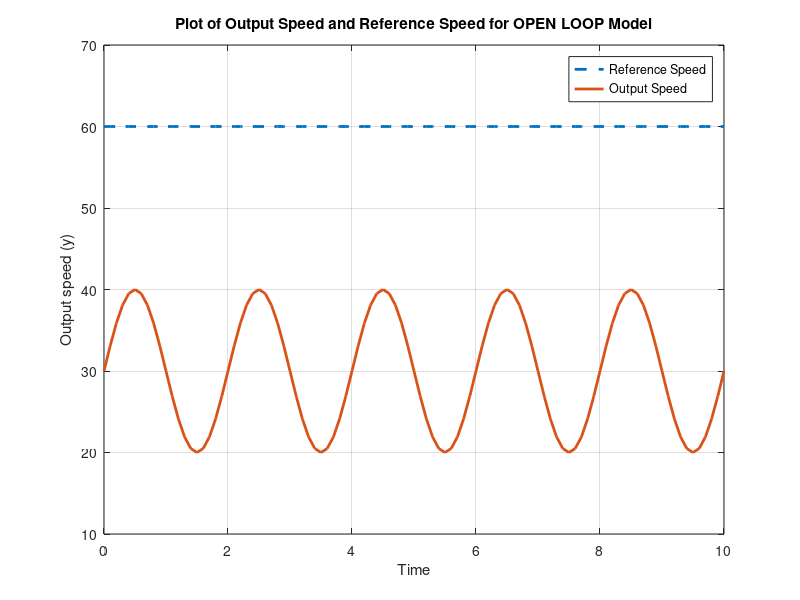
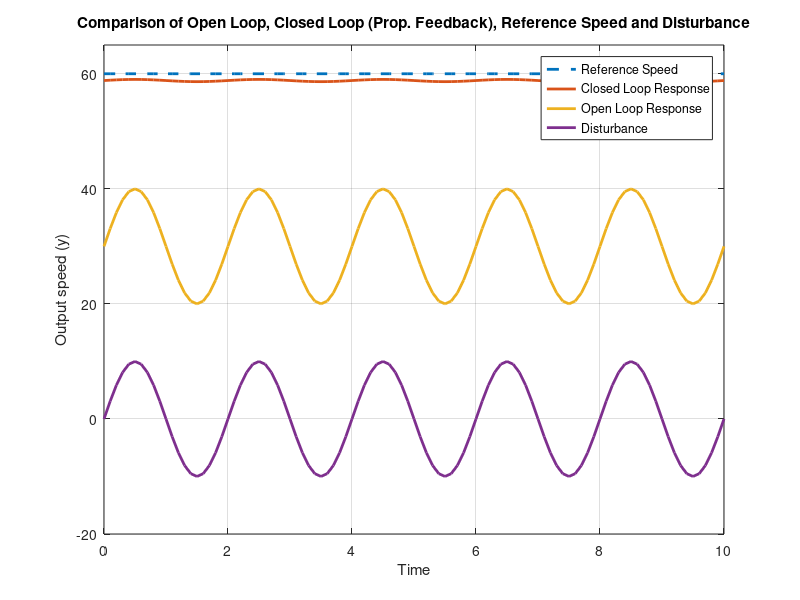

These figures' MATLAB source, in order: (Note: this script raises an error after producing the figures.)
clc
clear all
close all
%% Cruise Controller
% Japnit Sethi
% % 
% *Benefits of Feedback:*
%% 
% * Stability
% * uncertainty in the plant
% * disturbance
%% 
% *Situation:* cruise control of a car on a terrain with some disturbances that 
% the open-loop model is not aware of, including some model uncertainties like 
% messed up tire angle, winds etc.
% 
% *Input*: stepping on gas/break pedal (u)
% 
% *Output*: speed (y)
% 
% % 
% %% Open loop model 
% % 
% Let's just assume in our crude model for the system it is y = 2.u i.e if we 
% put a foot down the gas pedal for every 2 units of force on the pedal, it produces 
% a unit of speed to the car.
% 
% Assuming I have some r*eference speed 'r'* I want to track, then for y to 
% be equal to r, i would have to push pedal such that:
% 
% 2.u = r $\Leftrightarrow$ $u_{\mathrm{OL}}$ = $\frac{r}{2}$
% 
% Note: Now see in the open-loop model there is no accountability for the disturbance 
% and the uncertainty. 
% 
% Now going for the True Model:
% 
% y = u + d $\Leftrightarrow$ $y_{\mathrm{OL}}$ = $\frac{r}{2}$ + d , and thus 
% we can see all of our disturbances pass right though our open loop system and 
% has no way of correcting it
% 
% % 
% Equation of Motion:
% 
% y = 2.u

t = 0:0.1:10;                           % time 0 to 10 units

wr = 60 + 0*t;                          % reference speed
d = 10*sin(pi*t);                       % disturbance

% Below the open loop model is purely based on the model of the car, so it
% has a model of P = 2, that is if we hit the pedal then car speeds up by
% twice the units
aModel = 2;                             % y = aModel*u

% But in reality since we have some uncertainty, and in reality our pedal
% is just have as responsive
aTrue = 1;                              % y = aTrue*u

uOL = wr/aModel;                        % Open-loop u based on model, Foreg. uOl = r/2, here 2 is Model of the car
yOL = aTrue*uOL + d;                    % Open-loop response, the correcting for response with true model i.e 1; 1*(r/2) + d

figure()
plot(t, wr, 'linewidth', 2, 'linestyle', '--');
hold on
grid on
plot(t, yOL, 'linewidth', 2);
% Setting figure background color to grey
% set(gca,'Color', [0.75 0.75 0.75]);

title('Plot of Output Speed and Reference Speed for OPEN LOOP Model');
xlabel('Time')
ylabel('Output speed (y)')
legend('Reference Speed', 'Output Speed');
xlim([0 t(end)]);
ylim([10 70]);
hold off

% In order to maximize the figure window in Windows
set(gcf, 'Units', 'Normalized', 'OuterPosition', [0, 0.04, 1, 0.96]);
%% Closed Loop (Proportional Control)
% % 
% So in order to account for our disturbances we close the loop, and subtract 
% the output y from the reference speed r which gives us our error $\varepsilon$, 
% and thus now we choose the controller with gain k such that the error is diminished 
% to 0.
% 
% Assuming that for the True car model it has a transfer function P
% 
% Therefore:
% 
% $u_{\mathrm{CL}}$ = K.$\varepsilon$ = K.(r - y)
% 
% $y_{\mathrm{CL}}$ = P.$u_{\mathrm{CL}}$ + d = P.K.r - P.K.$y_{\mathrm{CL}}$ 
% + d  $\Leftrightarrow \;$ (1 + P.K).$y_{\mathrm{CL}}$ = P.k.r + d   $\Leftrightarrow 
% \;$  $y_{\mathrm{CL}}$ = $\frac{P\ldotp K}{1+\mathrm{PK}}r$  + $\frac{1}{1+\mathrm{PK}}\ldotp 
% d$
% 
% Note: in the above for Y closed loop we want the term $\frac{P\ldotp K}{1+\mathrm{PK}}$ 
% to be equal to 1 so our reference tracking be good, and we want $\frac{1}{1+\mathrm{PK}}$ 
% this to be 0 so we completely diminish the disturbance.
% 
% And for the above to happen we want to make our proportional gain K be huge

K = 50;                                                 % Proportional Feedback gain, u = K(wr - y)
yCL = aTrue*K/(1 + aTrue*K)*wr + d/(1 + aTrue*K);       % Closed Loop response with Proportional feedback

figure()
plot(t, wr, 'linewidth', 2, 'linestyle', '--');
hold on
grid on
plot(t, yCL, 'linewidth', 2);
plot(t, yOL, 'linewidth', 2);
plot(t, d, 'linewidth', 2);
% Setting figure background color to grey
% set(gca,'Color', [0.75 0.75 0.75]);

title('Comparison of Open Loop, Closed Loop (Prop. Feedback), Reference Speed and Disturbance');
xlabel('Time')
ylabel('Output speed (y)')
legend('Reference Speed', 'Closed Loop Response', 'Open Loop Response', 'Disturbance');
xlim([0 t(end)]);
ylim([-20 65]);
hold off

% In order to maximize the figure window in Windows
set(gcf, 'Units', 'Normalized', 'OuterPosition', [0, 0.04, 1, 0.96]);
% Animation

myVideo = VideoWriter('Speed Comparison'); % open video file
myVideo.FrameRate = 10;  
open(myVideo)
pc = [-.1 -.1 .2 .2] ; % position of circle

figure 
grid on
grid minor

ax = gca;
ax.GridColor = [0 .5 .5];
ax.GridLineStyle = '--';
ax.GridAlpha = 0.5;
ax.Layer = 'top';

h1 = animatedline('Color','y','LineWidth', 2); 
h2 = animatedline('Color','r','LineWidth', 2);
hc1 = rectangle('Position', [t(1) yOL(1) 0 0]+pc,'Curvature',[1 1], 'FaceColor','y', 'LineWidth', 10) ; % draw circle
hc2 = rectangle('Position', [t(1) yCL(1) 0 0]+pc,'Curvature',1, 'FaceColor','r', 'LineWidth', 10) ; % draw circle

for k = 1:length(t) 
  addpoints(h1, t(k),yOL(k)); 
  addpoints(h2, t(k),yCL(k));
  set(hc1,'Position', [t(k) yOL(k) 0 0] + pc) ; % adjust position of circle
  set(hc2,'Position', [t(k) yCL(k) 0 0] + pc) ; % adjust position of circle
 
  pause(0.01)  % Pause and grab frame
  frame = getframe(gcf); % get frame
  writeVideo(myVideo, frame);
  title('Speed Comparison');
  xlabel('Time (sec)');
  ylabel('Output Speed');
  h = legend('Open Loop Speed', 'Closed Loop Speed');
  set(h, 'Location','southeast');
  ylim([10 65]);
%   xlim([0 1.4]);
end
% In order to maximize the figure window in Windows
set(gcf, 'Units', 'Normalized', 'OuterPosition', [0, 0.04, 1, 0.96]);

close(myVideo)
drawnow
%% 
%% Closed Loop (Proportional-Integral Control)
% % 
% Now, we know even with Proportional feedback there was some steady state error 
% which we ca eliminate with Integral control
% 
% In the absence of disturbances, there is always going to some difference between 
% reference signal and our y with just Proportional controller: $y_{\mathrm{CL}}$ 
% = $\frac{P\ldotp K}{1+\mathrm{PK}}r$  
% 
% The *integral control* helps in reducing the *steady state error to 0*
% 
% Originial Model was pretty crude:
% 
% Where, y = 2.u    i.e.    P = 2  was our transfer function
% 
% % 
% But now, we'll add a *realistic dynamic model to the car*
% 
% $$\dot{x\;} =-x+u$$
% 
% y = x
% 
% Therefore, the Transfer function now is:
% 
% $\frac{y\left(s\right)}{u\left(s\right)}$ = P(s) = $\frac{1}{s+1}$
% 
% $u_{\mathrm{CL}}$ = $K_P$.$\left(r-y\right)$ + $K_I$.$\int \left(r-y\right)\ldotp 
% \mathrm{dt}$
% 
% Now, let $\dot{z}$ = r - x,   Therefore: $u_{\mathrm{CL}}$ = $K_P$.$\left(r-y\right)$ 
% + $K_I$.z
% 
% Now, substituting value of u into $\dot{x\;}$
% 
% We get,
% 
% $\dot{x\;} =-x+$ $K_P$.$\left(r-y\right)$ + $K_I$.z
% 
% $\dot{z}$ = r - x
% 
% % 
% In State Space form,
% 
% $$\left\lbrack \begin{array}{c}\dot{x} \\\dot{z} \end{array}\right\rbrack 
% =\left\lbrack \begin{array}{cc}-1-K_P  & K_I \\-1 & 0\end{array}\right\rbrack 
% \ldotp \left\lbrack \begin{array}{c}x\\z\end{array}\right\rbrack +\left\lbrack 
% \begin{array}{c}-K_P \\1\end{array}\right\rbrack \ldotp r$$
% 
% y = $\left\lbrack \begin{array}{cc}1 & 0\end{array}\right\rbrack$.$\left\lbrack 
% \begin{array}{c}x\\z\end{array}\right\rbrack$
% 
% 
% Open-loop car model without any feedback
sysCar = ss(-1, 1, 1, 0);

% Model if we just have the Proportional gain K
K = 5;
sysP = ss(-1-K, K, 1, 0);

t = 0:0.01:10;
[yCar, tCar, xCar] = step(sysCar, t);
[yP, tP, xP] = step(sysP, t);

figure()
plot(tCar, yCar, 'linewidth', 2);
hold on
grid on
plot(tP, yP, 'linewidth', 2);

% Closed loo[ state space model with both integral and proportional gain,
% but we are just assuming value of both gains to be same
A = [-1-K, K; -1, 0];
B = [K; 1];
C = [1, 0];
D = 0;

sysPI = ss(A, B, C, D);

[yPI, tPI, xPI] = step(sysPI, t);
plot(tPI, yPI, 'linewidth', 2);
hRef1=refline(0,1);
set(hRef1,'color','k'); % Max horizontal
hRef2=refline(0,1.02);
set(hRef2,'color','r','linestyle','--'); % Max horizontal
hRef3=refline(0,0.98);
set(hRef3,'color','r','linestyle','--'); % Min horizontal
title('Comparison of Step Response for Open Loop, Closed Loop (Prop. Feedback), Closed Loop (Integ. Feedback)');
xlabel('Time')
ylabel('Step Response')
legend('Step', 'Proportional', 'PI');
xlim([0 t(end)]);
ylim([0 1.1]);
hold off

% In order to maximize the figure window in Windows
set(gcf, 'Units', 'Normalized', 'OuterPosition', [0, 0.04, 1, 0.96]);
% Plotting the Control effort for each response now
% That is the effort required (how much and at what instance) during
% functioning of each controller

figure()
% Set Point that is just u, u.e. we are just going to hold the gas at 1
% because that is the final amount gas for us
plot(t, 0*t + 1, 'linewidth', 2);
hold on
grid on
% Proportional
plot(tP, K*(1-xP), 'linewidth', 2);
xPIminusRef = xPI;
xPIminusRef(:,1) = 1 - xPI(:,1);
plot(tPI, (xPIminusRef)*[K; K], 'linewidth', 2);
title('Comparison of Control Effort for Reference signal, proportional and PI');
xlabel('Time')
ylabel('Control Effort')
legend('Reference', 'Proportional', 'PI');
xlim([0 t(end)]);
ylim([0 5]);
hold off

% In order to maximize the figure window in Windows
set(gcf, 'Units', 'Normalized', 'OuterPosition', [0, 0.04, 1, 0.96]);
% So we could see in above that In proportional we jammed on the gas way
% too much whereas the PI feathers down the control effort to the set point
% smoothly
%% Loop Shaping
% % 
% We would like our "loop transfer function" to look like an integrator:
% 
% % 
% *Reason for an integrator shape of loop transfer function:* For good noise 
% attenuation, disturbance rejection and reference tracking.
% 
% Normally for an integrator in laplace domain the function is 1/s but we would 
% like to be able to choose the *bandwidth* $\omega$ = 10 that is it would have 
% an effective reference tracking ability for bandwidths below $\omega$(which 
% is 10 in our case), and is going to have noise attenuation for frequancies above 
% $\omega$
% 
% So we know our Trasfer function of the system is P(s) = $\frac{1}{s+1}$
% 
% and thus let Loop transfer function be L(s) : 
% 
% where,
% 
% L(s) = P(s).K = $\frac{10}{s}$  $\Rightarrow \;$$\frac{1}{s+1}\ldotp K\;$ 
% = $\frac{10}{s}$  $\Rightarrow \;$$K\;$ = $\frac{10\left(s+1\right)}{s}$
% 
% *Caution:*
% 
% In general, the above is a bad idea where we inverted the plant transfer function 
% (1/(s+1)) to get the value of K, because imagine if the plant had right half 
% plane poles such that if we invert it, we would have a right hand plane zero 
% and wouldresult in an unstable system and unobservable where the system is unstable.

% Usin the same state space form of car model and converting it to transfer function form

% Option one: full conversion
% [num, den] = ss2tf(sysCar.a, sysCar.B, sysCar.C, sysCar.D);
% tfCar = tf(num, den);

% Option 2: Just write down the plant transfer function
s = tf('s');
tfCar = 1/(s+1);

% Big gain (10) times the integrator (1/s) for better bandwidth performance
DesiredLoop = 10/s;  % Our desired loop shape as discussed above i.e. the Integrator

% Controller K
K = DesiredLoop/tfCar;

% Creating a series of K followed by Plant
sysLoop = series(K, sysCar);
% Feedback around the Loop
sysCL = feedback(sysLoop, 1, -1);

figure()
step(sysCL);
hold on
grid on
grid minor
% Open loop system step response
step(sysCar);
title('Step Response');
xlabel('Time')
ylabel('Amplitude')
legend('Closed-Loop', 'Open-Loop');
xlim([0 t(end)]);
ylim([0 1.1]);
hold off

% In order to maximize the figure window in Windows
set(gcf, 'Units', 'Normalized', 'OuterPosition', [0, 0.04, 1, 0.96]);
% Bode Plot
figure()
bode(sysLoop); 
hold on
bode(DesiredLoop);